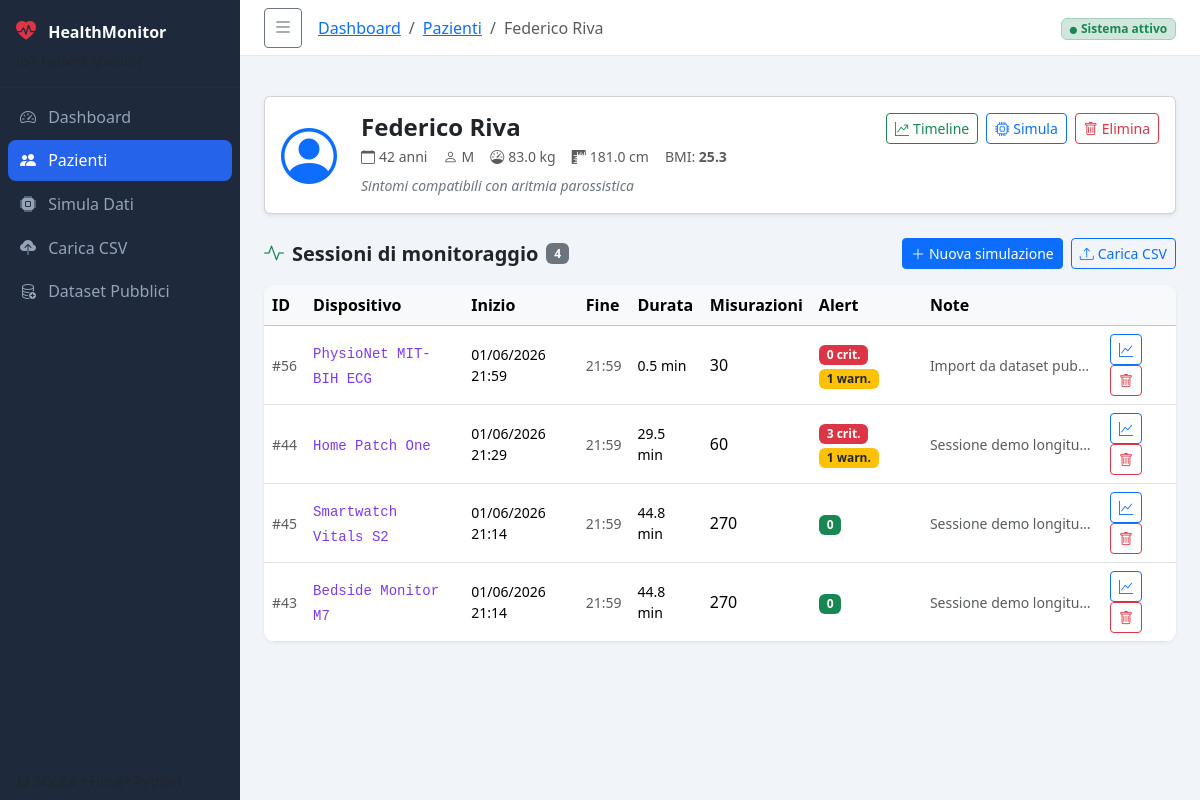
The page /patients/15 on the database its author committed.
### app/models.py (models this page shows, shortened)
class Patient(db.Model):
    __tablename__ = 'patients'
    id = db.Column(db.Integer, primary_key=True)
    name = db.Column(db.String(100), nullable=False)
    age = db.Column(db.Integer)
    gender = db.Column(db.String(10))
    weight_kg = db.Column(db.Float)
    height_cm = db.Column(db.Float)
    notes = db.Column(db.Text)
    created_at = db.Column(db.DateTime, default=datetime.utcnow)
    sessions = db.relationship(
        'Session', backref='patient', lazy=True, cascade='all, delete-orphan'
    )
    @property
    def bmi(self):
        if self.weight_kg and self.height_cm and self.height_cm > 0:
            return round(self.weight_kg / ((self.height_cm / 100) ** 2), 1)
        return None

class Session(db.Model):
    __tablename__ = 'sessions'
    id = db.Column(db.Integer, primary_key=True)
    patient_id = db.Column(
        db.Integer, db.ForeignKey('patients.id'), nullable=False
    )
    device_id = db.Column(db.String(50), default='WearableSensor-v1')
    source_type = db.Column(db.String(30), default='synthetic')
    source_name = db.Column(db.String(120))
    start_time = db.Column(db.DateTime, nullable=False, default=datetime.utcnow)
    end_time = db.Column(db.DateTime)
    notes = db.Column(db.Text)
    measurements = db.relationship(
        'Measurement', backref='session', lazy=True, cascade='all, delete-orphan'
    )
    alerts = db.relationship(
        'Alert', backref='session', lazy=True, cascade='all, delete-orphan'
    )
    ecg_samples = db.relationship(
        'ECGSample', backref='session', lazy=True, cascade='all, delete-orphan'
    )
    assessment = db.relationship(
        'SessionAssessment', backref='session', uselist=False,
        lazy=True, cascade='all, delete-orphan'
    )
    feature_snapshot = db.relationship(
        'SessionFeatureSnapshot', backref='session', uselist=False,
        lazy=True, cascade='all, delete-orphan'
    )
    forecast_snapshot = db.relationship(
        'SessionForecastSnapshot', backref='session', uselist=False,
        lazy=True, cascade='all, delete-orphan'
    )
    @property
    def duration_minutes(self):
        if self.end_time and self.start_time:
            return round((self.end_time - self.start_time).total_seconds() / 60, 1)
        return None
    @property
    def n_measurements(self):
        return len(self.measurements)
    @property
    def n_alerts(self):
        return len(self.alerts)

### app/routes.py (the view)
@main.route('/patients/<int:patient_id>')
def patient_detail(patient_id):
    patient = Patient.query.get_or_404(patient_id)
    sessions = (
        Session.query
        .filter_by(patient_id=patient_id)
        .order_by(Session.start_time.desc())
        .all()
    )
    return render_template(
        'patient_detail.html',
        patient=patient,
        sessions=sessions,
        get_device_label=get_device_label,
    )

### app/devices.py (called while the page is built)
def get_device_profile(device_key):
    return DEVICE_PROFILES.get(device_key, DEVICE_PROFILES[DEFAULT_DEVICE_KEY])

def get_device_label(device_key):
    return get_device_profile(device_key)['label']

### app/templates/patient_detail.html (shortened to what this page needs)
{% extends "base.html" %}
{% block breadcrumb %}
  <li class="breadcrumb-item"><a href="{{ url_for('main.index') }}">Dashboard</a></li>
  <li class="breadcrumb-item"><a href="{{ url_for('main.patients') }}">Pazienti</a></li>
  <li class="breadcrumb-item active">{{ patient.name }}</li>
{% endblock %}
{% block content %}
<div class="card mb-4 shadow-sm">
  <div class="card-body d-flex align-items-start gap-4">
    <div class="patient-avatar">
      <i class="bi bi-person-circle text-primary" style="font-size:3.5rem"></i>
    </div>
    <div class="flex-grow-1">
      <h4 class="fw-bold mb-1">{{ patient.name }}</h4>
      <div class="d-flex flex-wrap gap-3 text-muted small">
        {% if patient.age %}<span><i class="bi bi-calendar me-1"></i>{{ patient.age }} anni</span>{% endif %}
        {% if patient.gender %}<span><i class="bi bi-person me-1"></i>{{ patient.gender }}</span>{% endif %}
        {% if patient.weight_kg %}<span><i class="bi bi-speedometer me-1"></i>{{ patient.weight_kg }} kg</span>{% endif %}
        {% if patient.height_cm %}<span><i class="bi bi-rulers me-1"></i>{{ patient.height_cm }} cm</span>{% endif %}
        {% if patient.bmi %}<span>BMI: <strong>{{ patient.bmi }}</strong></span>{% endif %}
      </div>
      {% if patient.notes %}
      <p class="mt-2 mb-0 small text-secondary fst-italic">{{ patient.notes }}</p>
      {% endif %}
    </div>
    <div class="d-flex gap-2">
      <a href="{{ url_for('main.patient_timeline', patient_id=patient.id) }}" class="btn btn-sm btn-outline-success">
        <i class="bi bi-graph-up-arrow me-1"></i>Timeline
      </a>
      <a href="{{ url_for('main.simulate') }}?pid={{ patient.id }}" class="btn btn-sm btn-outline-primary">
        <i class="bi bi-cpu me-1"></i>Simula
      </a>
      <form action="{{ url_for('main.delete_patient', patient_id=patient.id) }}" method="post"
            onsubmit="return confirm('Eliminare il paziente e tutte le sessioni associate?')">
        <button class="btn btn-sm btn-outline-danger"><i class="bi bi-trash me-1"></i>Elimina</button>
      </form>
    </div>
  </div>
</div>
<div class="d-flex align-items-center mb-3">
  <h5 class="fw-semibold mb-0"><i class="bi bi-activity me-2 text-success"></i>Sessioni di monitoraggio</h5>
  <span class="badge bg-secondary ms-2">{{ sessions | length }}</span>
  <div class="ms-auto d-flex gap-2">
    <a href="{{ url_for('main.simulate') }}" class="btn btn-sm btn-primary">
      <i class="bi bi-plus-lg me-1"></i>Nuova simulazione
    </a>
    <a href="{{ url_for('main.upload') }}" class="btn btn-sm btn-outline-primary">
      <i class="bi bi-upload me-1"></i>Carica CSV
    </a>
  </div>
</div>
<div class="card table-card">
  <div class="table-responsive">
    <table class="table table-hover align-middle mb-0">
      <thead class="table-light">
        <tr>
          <th>ID</th>
          <th>Dispositivo</th>
          <th>Inizio</th>
          <th>Fine</th>
          <th>Durata</th>
          <th>Misurazioni</th>
          <th>Alert</th>
          <th>Note</th>
          <th></th>
        </tr>
      </thead>
      <tbody>
        {% for sess in sessions %}
        <tr>
          <td class="text-muted small">#{{ sess.id }}</td>
          <td><code class="small">{{ get_device_label(sess.device_id) }}</code></td>
          <td class="small">{{ sess.start_time.strftime('%d/%m/%Y %H:%M') }}</td>
          <td class="small text-muted">{{ sess.end_time.strftime('%H:%M') if sess.end_time else '—' }}</td>
          <td class="small">{{ sess.duration_minutes or '—' }} min</td>
          <td>{{ sess.n_measurements }}</td>
          <td>
            {% set na = sess.n_alerts %}
            {% set nc = sess.alerts | selectattr('severity', 'eq', 'critical') | list | length %}
            {% if na > 0 %}
              <span class="badge bg-danger me-1">{{ nc }} crit.</span>
              <span class="badge bg-warning text-dark">{{ na - nc }} warn.</span>
            {% else %}
              <span class="badge bg-success">0</span>
            {% endif %}
          </td>
          <td class="small text-muted" style="max-width:180px;white-space:nowrap;overflow:hidden;text-overflow:ellipsis">
            {{ sess.notes or '—' }}
          </td>
          <td>
            <a href="{{ url_for('main.session_detail', session_id=sess.id) }}"
               class="btn btn-sm btn-outline-primary me-1" title="Analisi">
              <i class="bi bi-graph-up"></i>
            </a>
            <form action="{{ url_for('main.delete_session', session_id=sess.id) }}" method="post"
                  class="d-inline" onsubmit="return confirm('Eliminare questa sessione?')">
              <button class="btn btn-sm btn-outline-danger" title="Elimina">
                <i class="bi bi-trash"></i>
              </button>
            </form>
          </td>
        </tr>
        {% endfor %}
      </tbody>
    </table>
  </div>
</div>
{% endblock %}

### app/static/css/style.css (style rules this page uses)
:root { --sidebar-width: 240px; --sidebar-collapsed-width: 60px; --sidebar-bg: #1e293b; --sidebar-text: #94a3b8; --sidebar-active-bg: #2563eb; --topbar-height: 56px; --topbar-bg: #ffffff; --topbar-border: #e2e8f0; --page-bg: #f1f5f9; }
body { background: var(--page-bg); font-family: 'Segoe UI', system-ui, -apple-system, sans-serif; }
.table-card { border: none; border-radius: 12px; box-shadow: 0 1px 4px rgba(0, 0, 0, 0.06); overflow: hidden; }
.table-card .table { margin-bottom: 0; }
code { color: #7c3aed; }

### rows shown on the page
Patient: name "Federico Riva", age "42", gender "M", weight_kg "83.0", height_cm "181.0", bmi "25.3", notes "Sintomi compatibili con aritmia parossistica"

### other values the page prints
{{ sessions | length }} "4"
{{ sess.id }} "56"
{{ get_device_label(sess.device_id) }} "PhysioNet MIT-BIH ECG"
{{ sess.start_time.strftime('%d/%m/%Y %H:%M') }} "01/06/2026 21:59"
{{ sess.end_time.strftime('%H:%M') if sess.end_time else '—' }} "21:59"
{{ sess.duration_minutes or '—' }} "0.5"
{{ sess.n_measurements }} "30"
{{ nc }} "0"
{{ na - nc }} "1"
{{ sess.notes or '—' }} "Import da dataset pub…"
{{ sess.id }} "44"
{{ get_device_label(sess.device_id) }} "Home Patch One"
{{ sess.start_time.strftime('%d/%m/%Y %H:%M') }} "01/06/2026 21:29"
{{ sess.duration_minutes or '—' }} "29.5"
{{ sess.n_measurements }} "60"
